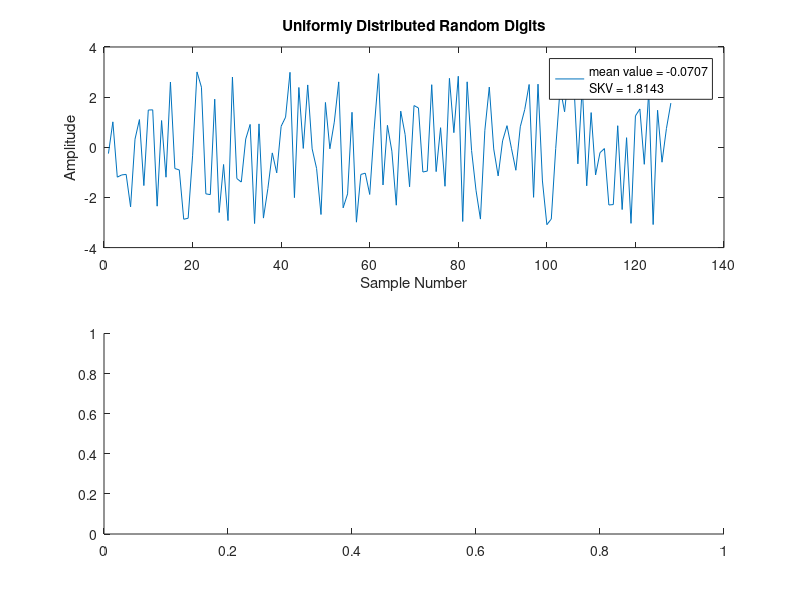

This figure's MATLAB source: (Note: this script raises an error after producing the figure.)
N = 128; % Define Number of samples
val = rand(1, N)*2*pi - pi; % Generate Normal Uniformily Numbers
subplot(2, 1, 1); 
plot(val); 
title('Uniformly Distributed Random Digits'); 
xlabel('Sample Number'); 
ylabel('Amplitude'); 
m_val = sum(val)/N; 
skv_val = std(val) 
legend(sprintf('mean value = %.4f\nSKV = %.4f', m_val, skv_val)); 
subplot(2, 1, 2); 
histogram(val); 
